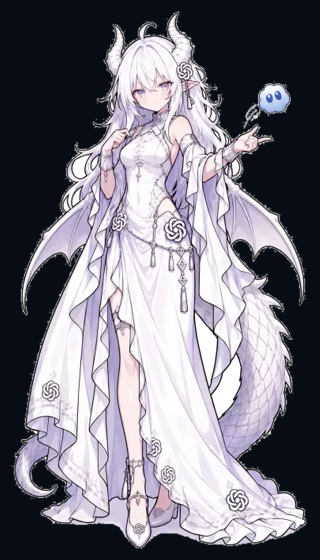
#> input picture tools/art/_p_test.png, 320 x 560 px
$ python -i keyout.py   (imports and definitions only)
#> lines starting #> are read from the running program, lines starting #| are printed output that depends on the picture
"""把「纯色背景」的生成图抠成带 Alpha 的立绘，并统一尺寸。

用法：
  python tools/art/keyout.py <输入目录> <输出目录> [高度]

处理步骤：
  1. 裁掉底部 5%（生成器会在右下角打「AI生成」水印）
  2. 从四边用 flood fill 找到与主体连通的背景（不是全图按颜色替换，
     所以角色身上的同色区域不会被吃掉）
  3. 边缘去溢色：只对「紧贴透明区」的 2px 带做通道钳制，避免粉色装甲被洗白
  4. 自动裁到主体外框，统一按高度缩放，留 4% 边距
"""
import os
import sys
import glob
import statistics
from PIL import Image, ImageChops, ImageDraw, ImageFilter

CROP_BOTTOM = 0.05      # 裁掉底部比例（去水印）
FEATHER = 0.7           # alpha 羽化半径
SPILL = 42              # 去溢色强度


def detect_key(im):
    """取四角与四边中点的中位色作为背景色。"""
    w, h = im.size
    pts = [(2, 2), (w - 3, 2), (2, h - 3), (w - 3, h - 3),
           (w // 2, 2), (w // 2, h - 3), (2, h // 2), (w - 3, h // 2)]
    px = im.load()
    samples = [px[x, y] for x, y in pts]
    return tuple(int(statistics.median(s[i] for s in samples)) for i in range(3))


def key_out(path, out_path, target_h=640):
#> called with path = '_p_test.png', out_path = 'out.png', target_h = 640
    im = Image.open(path).convert('RGB')
#> im is the input picture: PIL image 320x560 RGB; mean R, G, B 123, 120.8, 130.9
    w, h = im.size
#> w = 320; h = 560
    im = im.crop((0, 0, w, int(h * (1 - CROP_BOTTOM))))
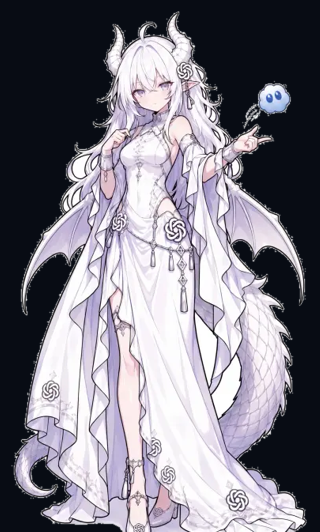
#> im: PIL image 320x532 RGB; mean R, G, B 127.4, 124.9, 135.2
    w, h = im.size
#> h = 532

    key = detect_key(im)
#> in detect_key, `samples = [px[x, y] for x, y in pts]`: samples = [(8, 12, 20), (8, 12, 20), (8, 12, 20), (8, 12, 20), (8, 12, 20), (208, 199, 225), (8, 12, 20), (8, 12, 20)]
#> key = (8, 12, 20)
    # 背景色过于灰/白时说明没按指令来，跳过（免得把主体整块吃掉）
    mx, mn = max(key), min(key)
#> mx = 20; mn = 8
    if mx - mn < 60:
        print(f'  [跳过] {os.path.basename(path)} 背景不是纯色: {key}')
#|   [跳过] _p_test.png 背景不是纯色: (8, 12, 20)
        return None

    work = im.copy()
    sentinel = (1, 2, 3)
    seeds = [(0, 0), (w - 1, 0), (0, h - 1), (w - 1, h - 1),
             (w // 2, 0), (w // 2, h - 1), (0, h // 2), (w - 1, h // 2)]
    for s in seeds:
        ImageDraw.floodfill(work, s, sentinel, thresh=64)

    # 与哨兵色完全相等的像素 = 背景
    diff = ImageChops.difference(work, Image.new('RGB', im.size, sentinel))
    alpha = diff.convert('L').point(lambda v: 0 if v == 0 else 255)

    # 去溢色：只在透明边缘的窄带里钳制被背景污染最多的通道
    band = alpha.point(lambda v: 255 if v == 0 else 0)
    band = band.filter(ImageFilter.MaxFilter(5))
    r, g, b = im.split()
    if key[0] > 120 and key[2] > 120 and key[1] < 120:      # 品红底：压 r/b
        cap = ImageChops.add(g, Image.new('L', im.size, SPILL))
        fixed = Image.merge('RGB', (ImageChops.darker(r, cap), g, ImageChops.darker(b, cap)))
    else:                                                    # 绿底：压 g
        cap = ImageChops.add(ImageChops.lighter(r, b), Image.new('L', im.size, SPILL))
        fixed = Image.merge('RGB', (r, ImageChops.darker(g, cap), b))
    im = Image.composite(fixed, im, band)

    # 羽化 + 轻微收紧，压掉锯齿
    alpha = alpha.filter(ImageFilter.GaussianBlur(FEATHER))
    alpha = alpha.point(lambda v: 0 if v < 36 else (255 if v > 210 else v))
    rgba = im.convert('RGBA')
    rgba.putalpha(alpha)

    bbox = rgba.getbbox()
    if not bbox:
        print(f'  [跳过] {os.path.basename(path)} 抠完是空的')
        return None
    rgba = rgba.crop(bbox)

    # 统一高度，留边距后放到透明画布
    sw, sh = rgba.size
    scale = (target_h * 0.92) / sh
    nw, nh = max(1, int(sw * scale)), int(sh * scale)
    rgba = rgba.resize((nw, nh), Image.LANCZOS)
    canvas_w = int(target_h * 0.82)
    canvas = Image.new('RGBA', (canvas_w, target_h), (0, 0, 0, 0))
    canvas.paste(rgba, ((canvas_w - nw) // 2, target_h - nh - int(target_h * 0.02)), rgba)

    canvas.save(out_path)
    return canvas.size


def main():
    src = sys.argv[1]
    dst = sys.argv[2]
    target_h = int(sys.argv[3]) if len(sys.argv) > 3 else 640
    os.makedirs(dst, exist_ok=True)
    files = sorted(glob.glob(os.path.join(src, '*.png')))
    ok = 0
    for f in files:
        out = os.path.join(dst, os.path.basename(f))
        size = key_out(f, out, target_h)
        if size:
            ok += 1
            print(f'  ok {os.path.basename(f)} -> {size[0]}x{size[1]}')
    print(f'\n完成 {ok}/{len(files)}，输出 {dst}')


# [2 lines not run here, left out]

>>> result = key_out('_p_test.png', 'out.png')
